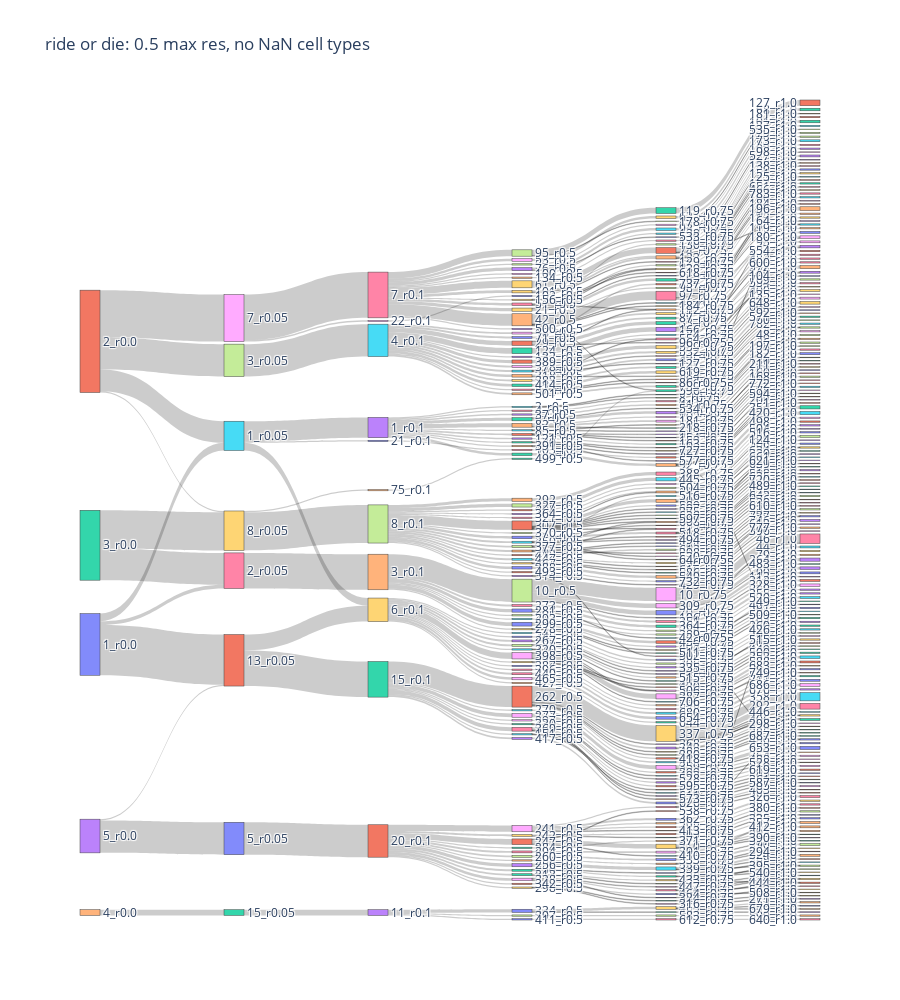

Notebook code for this chart:
### Markdown cell above
Make a Sankey.

### Code cell
# take only the columns with modularity data
ovi_HB_chunk = ride_or_die_df[['0.0','0.05','0.1','0.5','0.75','1.0']].copy()

create_Sankey(ovi_HB_chunk,'ride or die: 0.5 max res, no NaN cell types')

### Figure 1 — Plotly figure (JSON) as saved in the notebook; plotly's stock layout.template omitted (floating-point values rounded to 4 significant figures; data arrays with more than 128 entries replaced by an {"elided": "..."} marker saying what was removed)
{"data": [{"link": {"source": {"elided": "540 int values"}, "target": {"elided": "540 int values"}, "value": {"elided": "540 int values"}}, "node": {"label": {"elided": "515 str values"}, "pad": 15, "thickness": 20}, "type": "sankey"}], "layout": {"height": 1000, "title": {"text": "ride or die: 0.5 max res, no NaN cell types"}}}
